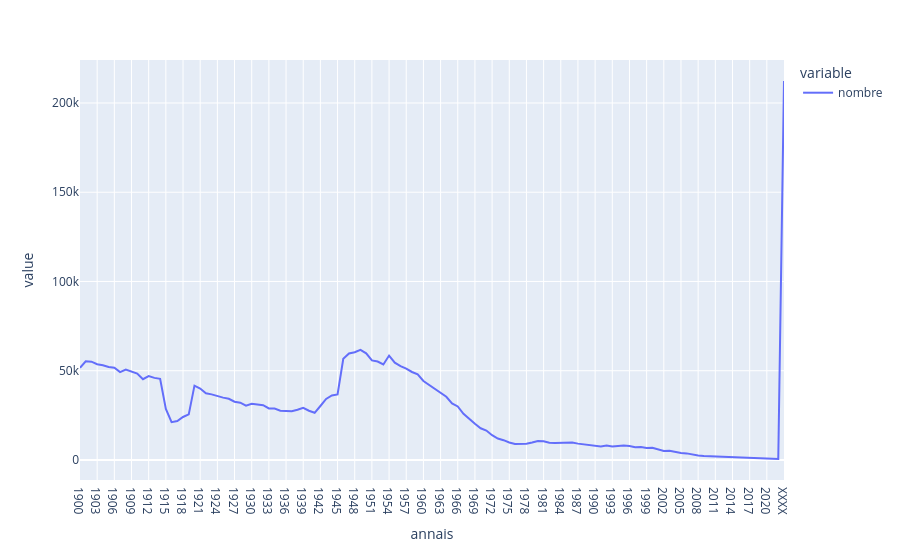

Here is the notebook cell this chart was saved with:
### Markdown cell above
## Evolution des prénoms composés contenant Marie au cours du temps (Marie-Pierre, Marie-Paul, ….) ?
[ Aide : Aller voir comment traiter du texte en python → 'in' , regex, vectorized string functions de pandas, etc ]

### Code cell
marie_compose = df[df["preusuel"].str.upper().str.contains("MARIE", na=False)].groupby("annais")["nombre"].sum().plot()
marie_compose

### Figure 1 — Plotly figure (JSON) as saved in the notebook; plotly's stock layout.template omitted (floating-point values rounded to 4 significant figures)
{"data": [{"hovertemplate": "variable=nombre<br>annais=%{x}<br>value=%{y}<extra></extra>", "legendgroup": "nombre", "line": {"color": "#636efa", "dash": "solid"}, "marker": {"symbol": "circle"}, "mode": "lines", "name": "nombre", "orientation": "v", "showlegend": true, "type": "scatter", "x": ["1900", "1901", "1902", "1903", "1904", "1905", "1906", "1907", "1908", "1909", "1910", "1911", "1912", "1913", "1914", "1915", "1916", "1917", "1918", "1919", "1920", "1921", "1922", "1923", "1924", "1925", "1926", "1927", "1928", "1929", "1930", "1931", "1932", "1933", "1934", "1935", "1936", "1937", "1938", "1939", "1940", "1941", "1942", "1943", "1944", "1945", "1946", "1947", "1948", "1949", "1950", "1951", "1952", "1953", "1954", "1955", "1956", "1957", "1958", "1959", "1960", "1961", "1962", "1963", "1964", "1965", "1966", "1967", "1968", "1969", "1970", "1971", "1972", "1973", "1974", "1975", "1976", "1977", "1978", "1979", "1980", "1981", "1982", "1983", "1984", "1985", "1986", "1987", "1988", "1989", "1990", "1991", "1992", "1993", "1994", "1995", "1996", "1997", "1998", "1999", "2000", "2001", "2002", "2003", "2004", "2005", "2006", "2007", "2008", "2009", "2010", "2011", "2012", "2013", "2014", "2015", "2016", "2017", "2018", "2019", "2020", "2021", "2022", "XXXX"], "xaxis": "x", "y": [51643, 55299, 55066, 53633, 53101, 52108, 51684, 49201, 50636, 49383, 48431, 45228, 46957, 45988, 45459, 28647, 21201, 21787, 24085, 25558, 41626, 39994, 37330, 36752, 35657, 34919, 34272, 32660, 32097, 30381, 31517, 31282, 30692, 28843, 28767, 27632, 27474, 27251, 28100, 29238, 27583, 26431, 30224, 34176, 36165, 36686, 56665, 59648, 60347, 61714, 59748, 55762, 55152, 53507, 58486, 54521, 52565, 51200, 49297, 47960, 44248, 42134, 39911, 37889, 35397, 31686, 29993, 25895, 22940, 20242, 17759, 16486, 13880, 12012, 11079, 9788, 9015, 9036, 9093, 9806, 10608, 10501, 9669, 9488, 9649, 9739, 9751, 9152, 8773, 8209, 7776, 7591, 8074, 7507, 7808, 8039, 7818, 7117, 7286, 6764, 6843, 6005, 5028, 5169, 4450, 3869, 3685, 2957, 2496, 2171, 2034, 1767, 1545, 1370, 1349, 1093, 1043, 931, 851, 770, 687, 645, 541, 212325], "yaxis": "y"}], "layout": {"legend": {"title": {"text": "variable"}, "tracegroupgap": 0}, "margin": {"t": 60}, "xaxis": {"anchor": "y", "domain": [0, 1], "title": {"text": "annais"}}, "yaxis": {"anchor": "x", "domain": [0, 1], "title": {"text": "value"}}}}
